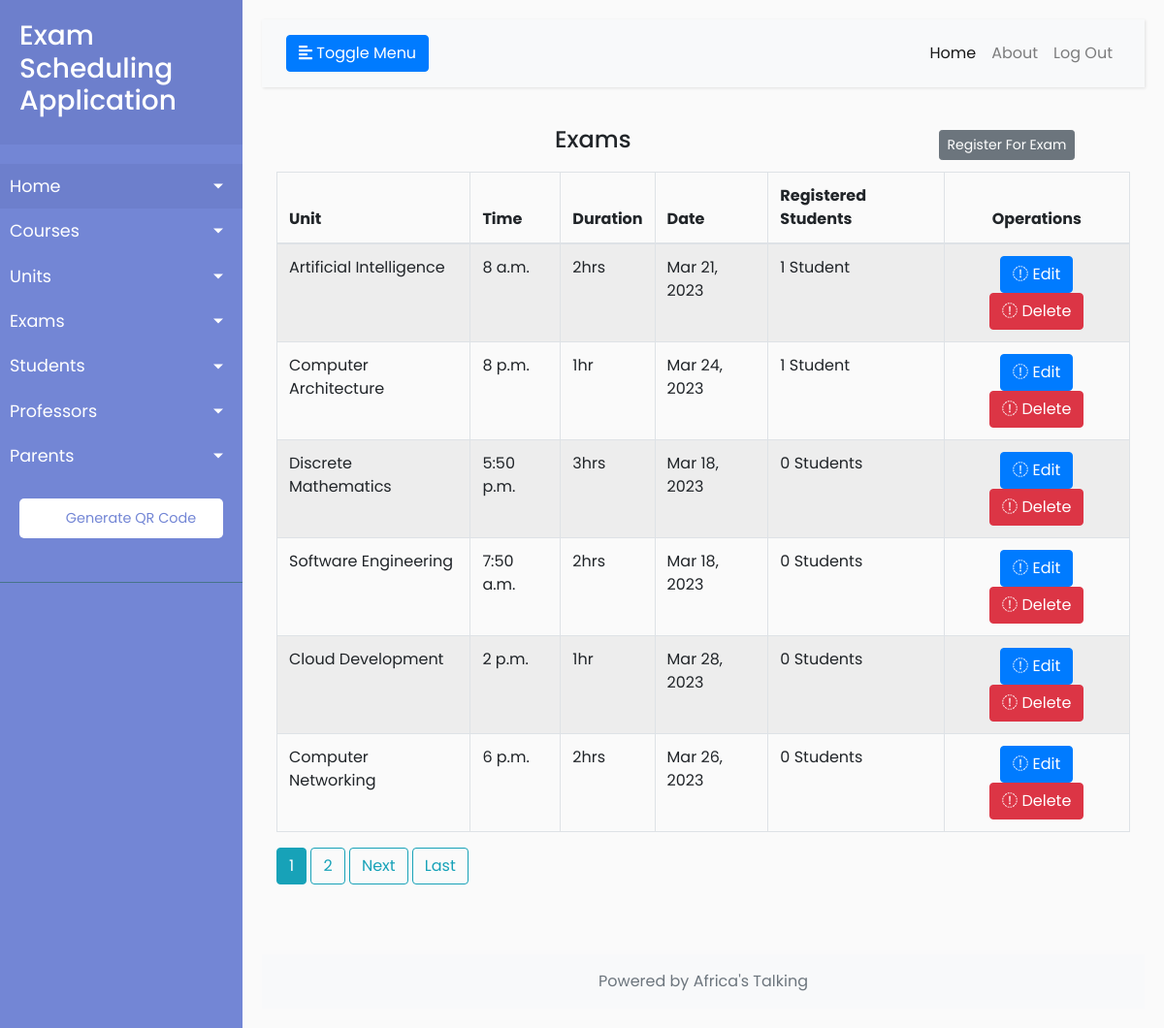
Screenshot of /exams (signed in) with the database file from the repository.
### exams/models.py (models this page shows, shortened)
class Exam(models.Model):
    start_time = models.TimeField(default=timezone.now)
    duration = models.TextField(default="1hr")
    start_date = models.DateTimeField(default=timezone.now)
    end_date = models.DateTimeField(default=timezone.now)
    unit = models.ForeignKey(Unit, on_delete=models.CASCADE)
    class Meta:
        verbose_name = "Exam"
        verbose_name_plural = "Exams"

class Unit(models.Model):
    name = models.CharField(max_length=100)
    description = models.TextField(max_length=1000, help_text="Enter a brief description of the Unit.")
    course = models.ForeignKey(Course, on_delete=models.CASCADE)

### exams/views.py (the view)
# urls.py: path('exams', ExamListView.as_view(), name='exams-list'),
class ExamListView(ListView):
    model = Exam
    template_name = 'exams/exams_list.html'
    context_object_name = 'exams'
    paginate_by = 6

### exams/templates/exams/exams_list.html (shortened to what this page needs)
{% extends 'exams/base.html' %}
{% block content %}
    <div class="right_col" role="main">
        <div class="">
            <div class="row">
                <div class="col-md-12 col-sm-12 col-xs-12">
                    <div class="x_panel">
                        <div class="x_title">
                            <div class="row">
                                <div class="col-md-9">
                                    <h4 class="text-center">Exams</h4>
                                </div>
                                <div class="col-md-3">
                                    <div class="row">
                                        <div class="col-md-6">
                                            <a class="btn btn-secondary btn-sm mt-1 mb-1 float-end" href="{% url 'enrolled-students-create' %}">Register For Exam</a>
                                        </div>
                                    </div>
                                </div>
                            </div>
                        </div>
                        <div class="x_content mt-2">
                            <table id="exam-datatable" class="table table-striped table-bordered">
                                <thead>
                                    <tr>
                                        <th>Unit</th>
                                        <th>Time</th>
                                        <th>Duration</th>
                                        <th>Date</th>
                                        <th>Registered Students</th>
                                        <th class="text-center">Operations</th>
                                    </tr>
                                </thead>
                                <tbody>
                                    {% for exam in exams %}
                                        <tr>
                                            <td>{{ exam.unit.name  }}</td>
                                            <td>{{ exam.start_time }}</td>
                                            <td>{{ exam.duration }}</td>
                                            <td>{{ exam.start_date|date:"M d, Y" }}</td>
                                            <td>
                                                <a href="{% url 'enrolled-students-list' exam.pk %}">
                                                    {{ exam.examenrolled_set.count }} Student{{ exam.examenrolled_set.count|pluralize:"s" }}
                                                </a>
                                            </td>
                                            <td class="text-center">
                                                <a href="{% url 'exams-update' exam.pk %}" class="btn btn-primary btn-xs"><i class="fa fa-pencil"></i> Edit </a>
                                                <a href="{% url 'exams-delete' exam.pk %}" class="btn btn-danger btn-xs"><i class="fa fa-remove"></i> Delete </a>
                                            </td>
                                        </tr>
                                    {% endfor %}
                                </tbody>
                            </table>
                        </div>
                    </div>
                </div>
            </div>
        </div>
    </div>
    {% if is_paginated %}
    {% for num in page_obj.paginator.page_range %}
      {% if page_obj.number == num %}
        <a class="btn btn-info mb-4" href="?page={{ num }}">{{ num }}</a>
      {% elif num > page_obj.number|add:'-3' and num < page_obj.number|add:'3' %}
        <a class="btn btn-outline-info mb-4" href="?page={{ num }}">{{ num }}</a>
      {% endif %}
    {% endfor %}
    {% if page_obj.has_next %}
      <a class="btn btn-outline-info mb-4" href="?page={{ page_obj.next_page_number }}">Next</a>
      <a class="btn btn-outline-info mb-4" href="?page={{ page_obj.paginator.num_pages }}">Last</a>
    {% endif %}
  {% endif %}
{% endblock content %}

### exams/static/exams/CSS/main.css (style rules this page uses)
body { font-family: 'Poppins', sans-serif; background: #fafafa; }
a, a:hover, a:focus { color: inherit; text-decoration: none; transition: all 0.3s; }

### rows the page displays
Exam: unit.name "Artificial Intelligence", start_time "8 a.m.", duration "2hrs", start_date "Mar 21, 2023", examenrolled_set.count "1"
Exam: unit.name "Computer Architecture", start_time "8 p.m.", duration "1hr", start_date "Mar 24, 2023", examenrolled_set.count "1"
Exam: unit.name "Discrete Mathematics", start_time "5:50 p.m.", duration "3hrs", start_date "Mar 18, 2023", examenrolled_set.count "0"
Exam: unit.name "Software Engineering", start_time "7:50 a.m.", duration "2hrs", start_date "Mar 18, 2023", examenrolled_set.count "0"
Exam: unit.name "Cloud Development", start_time "2 p.m.", duration "1hr", start_date "Mar 28, 2023", examenrolled_set.count "0"
Exam: unit.name "Computer Networking", start_time "6 p.m.", duration "2hrs", start_date "Mar 26, 2023", examenrolled_set.count "0"

### other values shown
{{ num }} "1"
{{ num }} "2"
